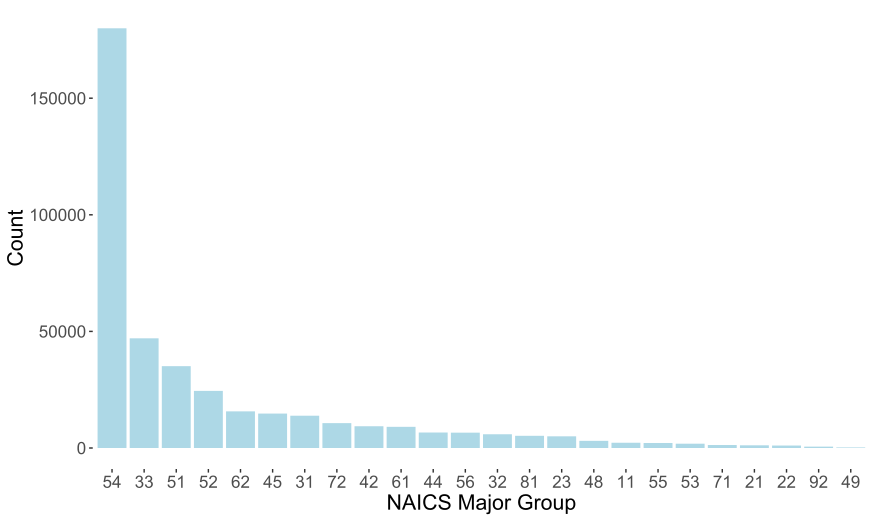

This chart was generated by the following R code:
library(tidyverse)
library(ggplot2)

rm(list=ls())

data <- readRDS('Transformed.rds')

majorCodes <- data %>%
    group_by(NAICSMajor) %>%
    summarise(
        count=n(),
        pctDenied=sum(Status=='Denied')/count
    )

ggplot(data=majorCodes) +
    geom_bar(mapping=aes(x=reorder(NAICSMajor,-count),y=count),stat='identity',fill='lightblue')+
    theme(panel.background = element_rect(fill = 'white', colour = 'white'))+
    xlab("NAICS Major Group")+
    ylab("Count")+
    theme(text=element_text(size=16))
